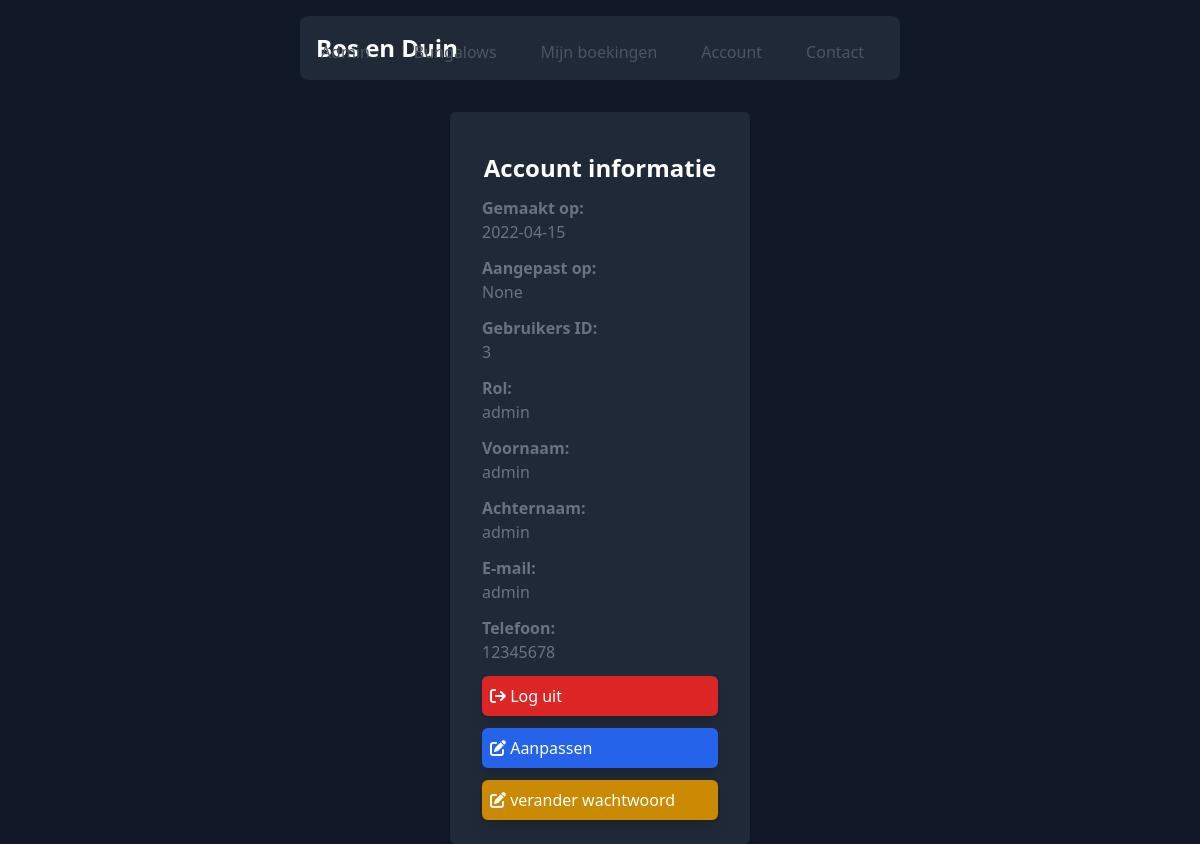
The app's page /auth/account (signed in) with its own data.
### website/models.py (models this page shows, shortened)
class User(UserMixin, db.Model):
    __tablename__ = 'users'
    uuid = db.Column(db.Integer(), primary_key=True)
    email = db.Column(db.String(100), unique=True)
    password = db.Column(db.String(100))
    first_name = db.Column(db.String(1000))
    last_name = db.Column(db.String(1000))
    phone_nr = db.Column(db.String(1000))
    role = db.Column(db.String(16), nullable=False, default='user')
    reservations = db.relationship('Reservation', backref='User', lazy=True, cascade="all,delete")
    created_at = db.Column(db.Date(), nullable=False, default=datetime.now())
    updated_at = db.Column(db.Date(), nullable=True)
    deleted_at = db.Column(db.Date(), nullable=True)

### website/routes/auth.py (the view)
@login_required
@auth.route('/account')
def account():
    return render_template('auth/account.html', current_user = current_user)

### website/__init__.py (called while the page is built)
def create_app():
    app = Flask(__name__, template_folder='templates')
    upload_folder = 'static/uploads'
    login_manager = LoginManager()
    login_manager.init_app(app)
    app.config['SECRET_KEY'] = 'ThisIsSecret'
    app.config['SQLALCHEMY_DATABASE_URI'] = f"sqlite:///{DB_NAME}"
    app.config['UPLOAD_FOLDER'] = upload_folder
    db.init_app(app)
    db.create_all(app=app)
    from .routes.views import views
    from .routes.auth import auth
    from .routes.admin import admin
    app.register_blueprint(views, url_prefix='/')
    app.register_blueprint(auth, url_prefix='/auth')
    app.register_blueprint(admin, url_prefix='/admin')
    from .models import User
    @login_manager.user_loader
    def load_user(user_id):
        return User.query.get(int(user_id))
    return app

### website/templates/auth/account.html (shortened to what this page needs)
{% extends "bases/base.html" %}
  {% block content %}
  <div class="flex items-center justify-center ">
    <div class="px-8 py-6 mx-4 mt-4 text-left bg-gray-800 rounded-md shadow-lg md:w-1/4 lg:w-1/4 sm:w-1/4">
      <h3 class="text-2xl font-bold text-center text-white pt-4">Account informatie</h3>
      <div class="mt-3">
        <h5 class="font-bold text-gray-500">Gemaakt op:</h5>
        <p class="text-gray-500">{{current_user.created_at }}</p>
      </div>
      <div class="mt-3">
        <h5 class="font-bold text-gray-500">Aangepast op:</h5>
        <p class="text-gray-500">{{current_user.updated_at}}</p>
      </div>
      <div class="mt-3">
        <h5 class="font-bold text-gray-500">Gebruikers ID:</h5>
        <p class="text-gray-500">{{current_user.uuid}}</p>
      </div>
      <div class="mt-3">
        <h5 class="font-bold text-gray-500">Rol:</h5>
        <p class="text-gray-500">{{current_user.role}}</p>
      </div>
      <div class="mt-3">
        <h5 class="font-bold text-gray-500">Voornaam:</h5>
        <p class="text-gray-500">{{current_user.first_name}}</p>
      </div>
      <div class="mt-3">
        <h5 class="font-bold text-gray-500">Achternaam:</h5>
        <p class="text-gray-500">{{current_user.last_name}}</p>
      </div>
      <div class="mt-3">
        <h5 class="font-bold text-gray-500">E-mail:</h5>
        <p class="text-gray-500">{{current_user.email}}</p>
      </div>
      <div class="mt-3">
        <h5 class="font-bold text-gray-500">Telefoon:</h5>
        <p class="text-gray-500">{{current_user.phone_nr}}</p>
      </div>
      <a href="{{ url_for('auth.logout')}}">
        <div class="mt-3 bg-red-600 hover:bg-red-900 p-2 rounded-md shadow-lg text-white">
          <p><i class="fa-solid fa-arrow-right-from-bracket"></i> Log uit</p>
        </div>
      </a>
      <a href="{{ url_for('auth.update_account')}}">
        <div class="mt-3 bg-blue-600 hover:bg-blue-900 p-2 rounded-md shadow-lg text-white">
          <p><i class="fa-solid fa-pen-to-square"></i> Aanpassen</p>
        </div>
      </a>
      <a href="{{ url_for('auth.update_password')}}">
        <div class="mt-3 bg-yellow-600 hover:bg-yellow-900 p-2 rounded-md shadow-lg text-white">
          <p><i class="fa-solid fa-pen-to-square"></i> verander wachtwoord</p>
        </div>
      </a>
    </div>
  </div>
  {% endblock %}

### website/static/css/main.css (style rules this page uses)
html { line-height: 1.5; -webkit-text-size-adjust: 100%; -moz-tab-size: 4; -o-tab-size: 4; tab-size: 4; font-family: ui-sans-serif, system-ui, -apple-system, BlinkMacSystemFont, "Segoe UI", Roboto, "Helvetica Neue", Arial, "Noto Sans", sans-serif, "Apple Color Emoji", "Segoe UI Emoji", "Segoe UI Symbol", "Noto Color Emoji"; }
body { margin: 0; line-height: inherit; }
h1, h2, h3, h4, h5, h6 { font-size: inherit; font-weight: inherit; }
a { color: inherit; text-decoration: inherit; }
blockquote, dl, dd, h1, h2, h3, h4, h5, h6, hr, figure, p, pre { margin: 0; }
.mx-4 { margin-left: 1rem; margin-right: 1rem; }
.mt-4 { margin-top: 1rem; }
.mt-3 { margin-top: 0.75rem; }
.flex { display: flex; }
.items-center { align-items: center; }
.justify-center { justify-content: center; }
.rounded-md { border-radius: 0.375rem; }
.bg-gray-800 { --tw-bg-opacity: 1; background-color: rgb(31 41 55 / var(--tw-bg-opacity)); }
.bg-blue-600 { --tw-bg-opacity: 1; background-color: rgb(37 99 235 / var(--tw-bg-opacity)); }
.bg-gray-900 { --tw-bg-opacity: 1; background-color: rgb(17 24 39 / var(--tw-bg-opacity)); }
.bg-red-600 { --tw-bg-opacity: 1; background-color: rgb(220 38 38 / var(--tw-bg-opacity)); }
.bg-yellow-600 { --tw-bg-opacity: 1; background-color: rgb(202 138 4 / var(--tw-bg-opacity)); }
.p-2 { padding: 0.5rem; }
.px-8 { padding-left: 2rem; padding-right: 2rem; }
.py-6 { padding-top: 1.5rem; padding-bottom: 1.5rem; }
.pt-4 { padding-top: 1rem; }
.text-left { text-align: left; }
.text-center { text-align: center; }
.font-sans { font-family: ui-sans-serif, system-ui, -apple-system, BlinkMacSystemFont, "Segoe UI", Roboto, "Helvetica Neue", Arial, "Noto Sans", sans-serif, "Apple Color Emoji", "Segoe UI Emoji", "Segoe UI Symbol", "Noto Color Emoji"; }
.text-2xl { font-size: 1.5rem; line-height: 2rem; }
.font-bold { font-weight: 700; }
.leading-normal { line-height: 1.5; }
.tracking-normal { letter-spacing: 0em; }
.text-white { --tw-text-opacity: 1; color: rgb(255 255 255 / var(--tw-text-opacity)); }
.text-gray-500 { --tw-text-opacity: 1; color: rgb(107 114 128 / var(--tw-text-opacity)); }
.shadow-lg { --tw-shadow: 0 10px 15px -3px rgb(0 0 0 / 0.1), 0 4px 6px -4px rgb(0 0 0 / 0.1); --tw-shadow-colored: 0 10px 15px -3px var(--tw-shadow-color), 0 4px 6px -4px var(--tw-shadow-color); box-shadow: var(--tw-ring-offset-shadow, 0 0 #0000), var(--tw-ring-shadow, 0 0 #0000), var(--tw-shadow); }
@media (min-width: 640px) { .sm\:w-1\/4 { width: 25%; } }
@media (min-width: 768px) { .md\:w-1\/4 { width: 25%; } }
@media (min-width: 1024px) { .lg\:w-1\/4 { width: 25%; } }

### records on screen
User: created_at "2022-04-15", updated_at "None", uuid "3", role "admin", first_name "admin", last_name "admin", email "admin", phone_nr "12345678"
